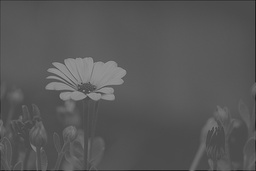
#> input picture flowers-laplas.jpg, 256 x 171 px, shrunk from 900 x 600 before the run, given in place of polyana.jpg, which was not available
$ python main.py
#> lines starting #> are read from the running program, lines starting #| are printed output that depends on the picture; pictures that were not available may be replaced by others from this repository, and a replacement may not be noted
### plots.py
import matplotlib.pyplot as plt
import numpy as np


def make_plots(image, image_laplas, image_mask):

    image_srez = [i for i in image[int(image.shape[0] / 2)]]
    laplas_srez = [i for i in image_laplas[int(image_laplas.shape[0] / 2)]]
    mask_srez = [i for i in image_mask[int(image_mask.shape[0] / 2)]]

    plt.subplot(111)
    x = np.arange(0, image.shape[1], 1)
    plt.plot(x, image_srez)

    plt.show()

    plt.subplot(111)
    x = np.arange(0, image_laplas.shape[1], 1)
    plt.plot(x, laplas_srez)

    plt.show()

    plt.subplot(111)
    x = np.arange(0, image_mask.shape[1], 1)
    plt.plot(x, mask_srez)

    plt.show()

### main.py
from cv2 import imread, imshow, imwrite, waitKey, IMREAD_GRAYSCALE, resize
import numpy as np
from plots import make_plots


# Загрузка изображения
def load_image(text):
#> called with text = 'polyana'
    text += '.jpg'
    image = imread(f'{text}', IMREAD_GRAYSCALE)
#> image is the input picture: shape (171, 256); min 24, max 158, mean 87.9
    return image


# Лаплас 3x3
def increase_sharpness_laplas(image, text):
#> called with text = 'polyana'
    mask_laplas = ((0, 1, 0), (1, -4, 1), (0, 1, 0))
    k = 1
    result_image = image.copy().astype(np.int32)

    for i in range(1, image.shape[0] - 2):
        for j in range(1, image.shape[1] - 2):

            z_x = 0

            for di in range(-1, 2):
                for dj in range(-1, 2):
                    z_x += image[i + di][j + dj] * mask_laplas[1 + di][1 + dj]

            result_image[i][j] = image[i][j] - k * z_x
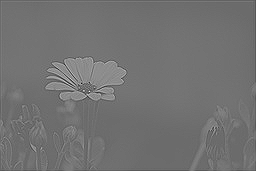
#> result_image: shape (171, 256) int32; min -143, max 373, mean 88; drawn with min black and max white
    min_result_image = min(result_image.ravel())
#> min_result_image = -143
    coeff = (max(result_image.ravel()) + abs(min_result_image)) / 256
#> coeff = 2.02

    for i in range(1, result_image.shape[0] - 2):
        for j in range(1, result_image.shape[1] - 2):
            result_image[i][j] += abs(min_result_image)
            result_image[i][j] = int(result_image[i][j] / coeff)
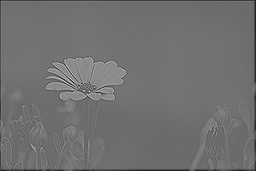
#> result_image: shape (171, 256) int32; min 0, max 256, mean 113.2; drawn with min black and max white

    result_image = result_image.astype(np.uint8)
    imshow('result-laplas', result_image)
    waitKey(0)
    imwrite(f'{text}-laplas.jpg', result_image)
    return result_image


# Обработка изображения методом нечёткого маскирования
def mask(image, text):
#> called with text = 'polyana'
    result_image = image.copy()
    result_image = result_image.astype(np.int32)
    mask_gauss = ((1, 2, 1), (2, 4, 2), (1, 2, 1))
    k = 9

    for i in range(1, image.shape[0] - 2):
        for j in range(1, image.shape[1] - 2):

            z_gaussian = 0

            for di in range(-1, 2):
                for dj in range(-1, 2):
                    z_gaussian += image[i + di][j + dj] * mask_gauss[1 + di][1 + dj]
            result_image[i][j] = z_gaussian + 2 * (image[i][j] - z_gaussian)
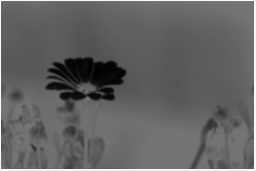
#> result_image: shape (171, 256) int32; min -2038, max 117, mean -1199.6; drawn with min black and max white

    min_result_image = min(result_image.ravel())
#> min_result_image = -2038
    coeff = (max(result_image.ravel()) + abs(min_result_image)) / 256
#> coeff = 8.42

    for i in range(1, result_image.shape[0] - 2):
        for j in range(1, result_image.shape[1] - 2):
            result_image[i][j] += abs(min_result_image)
            result_image[i][j] = int(result_image[i][j] / coeff)
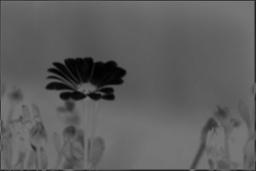
#> result_image: shape (171, 256) int32; min 0, max 124, mean 93.9

    result_image = result_image.astype(np.uint8)
    imshow('result-mask', result_image)
    waitKey(0)
    imwrite(f'{text}-mask.jpg', result_image)
    return result_image


if __name__ == '__main__':
    text_biba = 'polyana'
    image_biba = load_image(text_biba)
    result_laplas = increase_sharpness_laplas(image_biba, text_biba)
    result_mask = mask(image_biba, text_biba)
    make_plots(image_biba, result_laplas, result_mask)
#> in make_plots, `image_srez = [i for i in image[int(image.shape[0] / 2)]]`: image_srez = 256 values, max 146 at index 103, min 75 at index 0, mean 96.45
#> in make_plots, `laplas_srez = [i for i in image_laplas[int(image_laplas.shape[0] / 2)]]`: laplas_srez = 256 values, max 183 at index 74, min 67 at index 72, mean 117.1
#> in make_plots, `mask_srez = [i for i in image_mask[int(image_mask.shape[0] / 2)]]`: mask_srez = 256 values, max 106 at index 250, min 9 at index 63, mean 80.14
#> in make_plots, `plt.show()`:
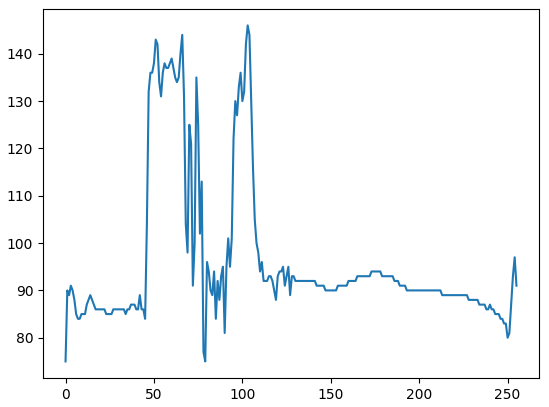
#> figure drawn by matplotlib, 1 panel; curve peaks at x = 103, y = 146
#> in make_plots, `plt.show()`:
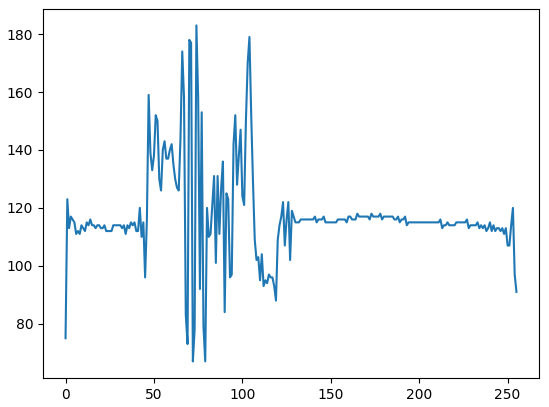
#> figure drawn by matplotlib, 1 panel; curve peaks at x = 74, y = 183
#> in make_plots, `plt.show()`:
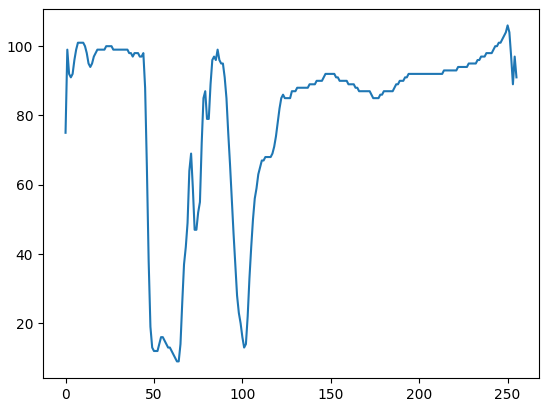
#> figure drawn by matplotlib, 1 panel; curve peaks at x = 250, y = 106
